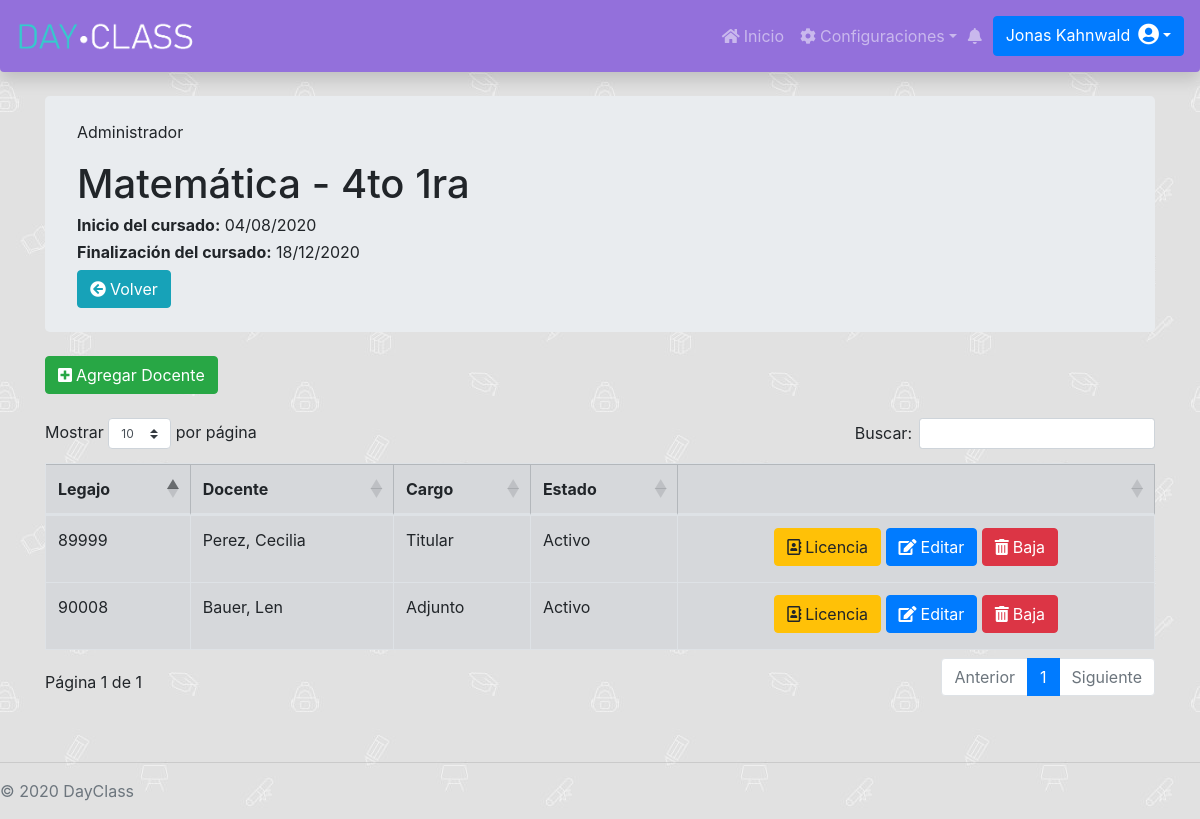
Page /Administrador/MateriaCurso/Curso/docentesCurso.php?id=1 (signed in) on the committed database.
### tables this page shows
CREATE TABLE `curso` (
  `id` int(11) NOT NULL AUTO_INCREMENT,
  `fechaDesdeCurActual` date DEFAULT NULL,
  `fechaHastaCurActul` date DEFAULT NULL,
  `nombreCurso` varchar(255) DEFAULT NULL,
  `division_id` int(11) DEFAULT NULL,
  `materia_id` int(11) DEFAULT NULL,
  `fechaDesdeCursado` date DEFAULT NULL,
  `fechaHastaCursado` date DEFAULT NULL,
  PRIMARY KEY (`id`),
  KEY `FKb0pu5rd27n5ld9n4oamd62dwj` (`division_id`),
  KEY `FK48osbikkitlflgwqf0vh8qt7j` (`materia_id`)
);

CREATE TABLE `profesor` (
  `id` int(11) NOT NULL AUTO_INCREMENT,
  `apellidoProf` varchar(255) DEFAULT NULL,
  `contraseniaProf` varchar(255) DEFAULT NULL,
  `dniProf` int(11) NOT NULL,
  `emailProf` varchar(255) DEFAULT NULL,
  `fechaAltaProf` date DEFAULT NULL,
  `fechaBajaProf` date DEFAULT NULL,
  `fechaNacProf` date DEFAULT NULL,
  `legajoProf` varchar(255) NOT NULL,
  `nombreProf` varchar(255) DEFAULT NULL,
  `permiso_id` int(11) DEFAULT NULL,
  PRIMARY KEY (`id`),
  KEY `FK62q9qdgk50ph2cra8pt464rpp` (`permiso_id`)
);

CREATE TABLE `cargo` (
  `id` int(11) NOT NULL AUTO_INCREMENT,
  `fechaAltaCargo` date DEFAULT NULL,
  `fechaFinCargo` date DEFAULT NULL,
  `nombreCargo` varchar(255) DEFAULT NULL,
  PRIMARY KEY (`id`)
);

CREATE TABLE `estadocargoprofesor` (
  `id` int(11) NOT NULL AUTO_INCREMENT,
  `nombreEstadoCargoProfe` varchar(255) DEFAULT NULL,
  PRIMARY KEY (`id`)
);

### Administrador/MateriaCurso/Curso/docentesCurso.php (the view, shortened to what this page needs)
<link rel="stylesheet" href="https://cdnjs.cloudflare.com/ajax/libs/twitter-bootstrap/4.1.3/css/bootstrap.css">
<link rel="stylesheet" href="https://cdn.datatables.net/1.10.21/css/dataTables.bootstrap4.min.css">
<div class="container">
    <div class="jumbotron my-4 py-4">
        <p class="card-text">Administrador</p>
        <?php
        include "../../../databaseConection.php";
        $currentDateTime = date('Y-m-d');
        $id_curso = $_GET['id'];
        $consultaCurso = $con->query("SELECT * FROM `curso` WHERE `id` =  $id_curso");
        $resultado = $consultaCurso->fetch_assoc();
        $fchDesde = $resultado["fechaDesdeCursado"];
        $fchHasta = $resultado["fechaHastaCursado"];
        $nombreCurso = $resultado["nombreCurso"];
        echo "<h1>$nombreCurso</h1>";
        if(($fchDesde != null && $fchHasta != null) && ($fchHasta >= $currentDateTime)){
            echo "<h6 class='font-weight-normal'><b>Inicio del cursado:</b> " . strftime('%d/%m/%Y', strtotime($fchDesde)) . " </h6>";
            echo "<h6 class='font-weight-normal'><b>Finalización del cursado:</b> " . strftime('%d/%m/%Y', strtotime($fchHasta)) . " </h6>";
        }else{
            echo "<div class='alert alert-warning' role='alert'>
                            <h5><i class='fa fa-exclamation-circle mr-2'></i>No hay fechas de cursado vigentes.</h5>
                            <h7>Puede agregar docentes, pero recuerde colocar las fechas nuevas.</h7>
                        </div>";
        }
        ?>
        <a <?php echo "href='/DayClass/Administrador/MateriaCurso/Curso/admCurso.php?id=".$resultado['materia_id']."'"; ?> class="btn btn-info"><i class="fa fa-arrow-circle-left mr-1"></i>Volver</a>
    </div>
    <div class="my-2">
        <a href="" class="btn btn-success" data-toggle="modal" data-target="#staticBackdrop"><i class="fa fa-plus-square mr-1"></i>Agregar Docente</a>
    </div>
    <div class="my-4 table-responsive">
        <table id="dataTable" class="table table-secondary table-bordered table-hover">
           <?php
                $id_curso = $_GET["id"];
                $currentDateTime = date('Y-m-d');
                $consulta1 = $con->query("SELECT profesor.id, profesor.legajoProf, profesor.apellidoProf, profesor.nombreProf, estadocargoprofesor.nombreEstadoCargoProfe, cargo.nombreCargo FROM cargoprofesor, curso, profesor, cargoprofesorestado, estadocargoprofesor, cargo WHERE cargoprofesor.profesor_id = profesor.id AND cargoprofesor.curso_id = curso.id AND cargoprofesor.cargo_id = cargo.id AND cargoprofesor.curso_id = '$id_curso' AND cargoprofesor.fechaDesdeCargo <= '$currentDateTime' AND cargoprofesor.fechaHastaCargo IS NULL AND cargoprofesor.id = cargoprofesorestado.cargoProfesor_id AND cargoprofesorestado.estadoCargoProfesor_id = estadocargoprofesor.id AND estadocargoprofesor.nombreEstadoCargoProfe <> 'Baja' AND cargoprofesorestado.fechaDesdeCargoProfesorEstado <= '$currentDateTime' AND (cargoprofesorestado.fechaHastaCargoProfesorEstado > '$currentDateTime' OR cargoprofesorestado.fechaHastaCargoProfesorEstado IS NULL)");
                if(($consulta1->num_rows) != 0){
                echo "<thead>
                    <th>Legajo</th>
                    <th>Docente</th>
                    <th>Cargo</th>
                    <th>Estado</th>
                    <th></th>
                </thead>
                <tbody>";
                while ($resultadoProf = $consulta1->fetch_assoc()) {
                    $nombreCompleto = $resultadoProf['apellidoProf'] . ", " . $resultadoProf['nombreProf'];
                    $id = $resultadoProf['id'];
                    $consulta2 = $con->query("SELECT cargoprofesorestado.id, estadocargoprofesor.nombreEstadoCargoProfe, cargoprofesor.profesor_id, cargoprofesorestado.cargoProfesor_id, cargoprofesorestado.fechaDesdeCargoProfesorEstado, cargoprofesorestado.fechaHastaCargoProfesorEstado FROM cargoprofesor, estadocargoprofesor, cargoprofesorestado WHERE cargoprofesor.profesor_id = '$id' AND cargoprofesor.curso_id = '$id_curso' AND cargoprofesor.fechaDesdeCargo <= '$currentDateTime' AND cargoprofesor.fechaHastaCargo IS NULL AND cargoprofesorestado.cargoProfesor_id = cargoprofesor.id AND cargoprofesorestado.fechaHastaCargoProfesorEstado IS NULL AND cargoprofesorestado.estadoCargoProfesor_id = estadocargoprofesor.id AND estadocargoprofesor.nombreEstadoCargoProfe = 'Activo'");
                    $resultadoLicencia = $consulta2->fetch_assoc();
                    $inicioLicencia = $resultadoLicencia["fechaDesdeCargoProfesorEstado"];
                    $ultimaLicencia = $con->query("SELECT cargoprofesorestado.id, estadocargoprofesor.nombreEstadoCargoProfe, cargoprofesor.profesor_id, cargoprofesorestado.cargoProfesor_id, cargoprofesorestado.fechaDesdeCargoProfesorEstado, cargoprofesorestado.fechaHastaCargoProfesorEstado FROM cargoprofesor, estadocargoprofesor, cargoprofesorestado WHERE cargoprofesor.profesor_id = '$id' AND cargoprofesor.curso_id = '$id_curso' AND cargoprofesor.fechaDesdeCargo <= '$currentDateTime' AND cargoprofesor.fechaHastaCargo IS NULL AND cargoprofesorestado.cargoProfesor_id = cargoprofesor.id AND cargoprofesorestado.estadoCargoProfesor_id = estadocargoprofesor.id AND estadocargoprofesor.nombreEstadoCargoProfe = 'Licencia' ORDER BY cargoprofesorestado.fechaHastaCargoProfesorEstado DESC");
                    $resultadoUltimaLicencia = $ultimaLicencia->fetch_assoc();
                    if (($ultimaLicencia->num_rows) == 0) {
                        $inicioUtimaLicencia = "";
                        $finUtimaLicencia = "";
                    } else {
                        $inicioUtimaLicencia = $resultadoUltimaLicencia["fechaDesdeCargoProfesorEstado"];
                        $finUtimaLicencia = $resultadoUltimaLicencia["fechaHastaCargoProfesorEstado"];
                    }
                    $urlBaja = 'bajaDocenteCurso.php?docenteId='.$id.'&&cursoId='.$id_curso;
                    echo "<tr>
                    <td>" . $resultadoProf['legajoProf'] . "</td>
                    <td>" . $nombreCompleto . "</td>
                    <td>" . $resultadoProf['nombreCargo'] . "</td>
                    <td>" . $resultadoProf['nombreEstadoCargoProfe'] . "</td>
                    <td class='text-center'>
                        <a href='' class='btn btn-warning mb-1' data-toggle='modal' data-target='#staticBackdrop2' onclick='setIdProf(" . $id . ")'><i class='fa fa-address-book-o mr-1'></i>Licencia</a>
                        <a href='' class='btn btn-primary mb-1' data-toggle='modal' data-target='#cambioCargoProf' onclick='setCargosDisponibles(" . $id . ")'><i class='fa fa-edit mr-1'></i>Editar</a>
                        <a href='$urlBaja' class='btn btn-danger mb-1'><i class='fa fa-trash mr-1'></i>Baja</a>
                        <input type='date' name='impIDprof' id='inicLic" . $id . "' value='$inicioLicencia' hidden>
                        <input type='date' name='impIDprof' id='inicioUltimaLicencia" . $id . "' value='$inicioUtimaLicencia' hidden>
                        <input type='date' name='impIDprof' id='finUltimaLicencia" . $id . "' value='$finUtimaLicencia' hidden>
                    </td>
                    </tr>
                    </tbody>";
                }
                }else{
                    echo "<div class='alert alert-warning' role='alert'>
                            <h5><i class='fa fa-exclamation-circle mr-2'></i>Todavía no hay docentes en este curso.</h5>
                        </div>";
                }
                ?>
        </table>
    </div>
</div>

### DayClassStyle.css (style rules this page uses)
.dayclassnav { background-color: mediumpurple; }
.abajo-pagina { position: absolute; bottom: auto; width: 100%; }
body { padding-top: 4.5rem; background-image: url("/DayClass/images/school.jpg"); background-repeat: repeat; background-attachment: fixed; }

### rows in the picture
curso: nombreCurso "Matemática - 4to 1ra", fechaDesdeCursado "04/08/2020", fechaHastaCursado "18/12/2020"
profesor: legajoProf "89999", nombreCompleto "Perez, Cecilia", cargo.nombreCargo "Titular", estadocargoprofesor.nombreEstadoCargoProfe "Activo"
profesor: legajoProf "90008", nombreCompleto "Bauer, Len", cargo.nombreCargo "Adjunto", estadocargoprofesor.nombreEstadoCargoProfe "Activo"
